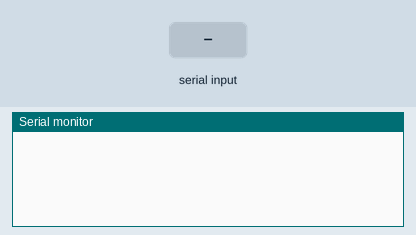
This sketch was run on a simulated Arduino Uno, built with avr-gcc and run on an emulated ATmega328P. Shown: the last lines printed to the serial monitor. Inputs (shaded band) come from the test bench.

Above: at 1.2 s.
1.3 s: "AT+CGDCONT\n" received over Serial
At 4.0 s:
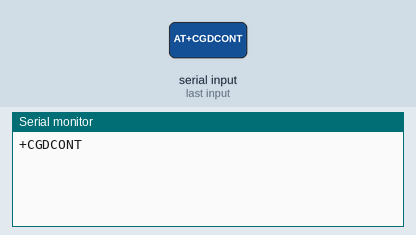
4.3 s: byte 10 ('\n') received over Serial
At 5.4 s:
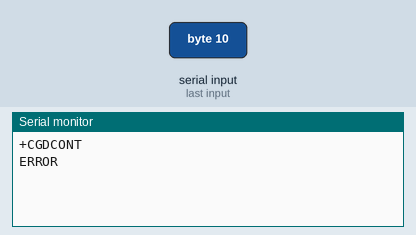

Measured:
- after the input at 1.3 s, the serial monitor: prints a new line after 1.5 s (image 1)
- after the input at 4.3 s, the serial monitor: prints a new line at once (image 2)

The sketch:

NotAModem.ino
```cpp
#define AT_CMD_CGDCONT "+CGDCONT"

#define IN_BUF_LEN 100
char incomingBuffer[IN_BUF_LEN];
int inBufIdx = 0;

void setup() {
  Serial.begin(115200);
}

void loop() {
  while(Serial.available()) {
    char inChar = Serial.read();
    if(inChar == '\n') {
      execSerialCmd();
      memset(incomingBuffer, '\0', IN_BUF_LEN);
      inBufIdx = 0;
    } else if (inBufIdx + 1 < IN_BUF_LEN - 1) {
      incomingBuffer[inBufIdx++] = inChar;
    }
  }
}

void execSerialCmd() {
  int matchExcess = strcmp(incomingBuffer, "AT+CGDCONT");
  if(matchExcess >= 0) {
    delay(1500);
    Serial.println();
    Serial.println(AT_CMD_CGDCONT);
  } else {
    Serial.println();
    Serial.println("ERROR");
  }
}
```
